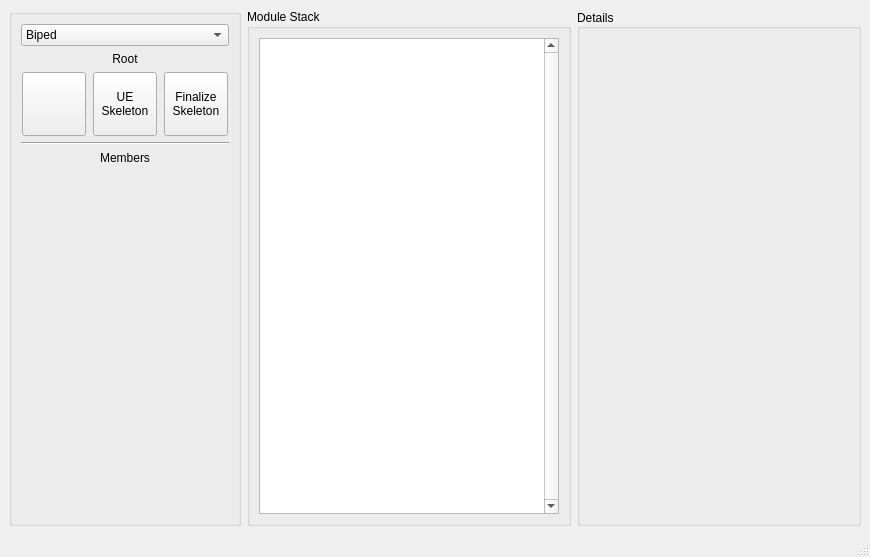
<?xml version="1.0" encoding="UTF-8"?>
<ui version="4.0">
 <class>MainWindow</class>
 <widget class="QMainWindow" name="MainWindow">
  <property name="geometry">
   <rect>
    <x>0</x>
    <y>0</y>
    <width>870</width>
    <height>557</height>
   </rect>
  </property>
  <property name="sizePolicy">
   <sizepolicy hsizetype="Preferred" vsizetype="Preferred">
    <horstretch>0</horstretch>
    <verstretch>0</verstretch>
   </sizepolicy>
  </property>
  <property name="windowTitle">
   <string>MainWindow</string>
  </property>
  <widget class="QWidget" name="root_widget">
   <layout class="QVBoxLayout" name="verticalLayout_2">
    <item>
     <layout class="QVBoxLayout" name="verticalLayout">
      <property name="topMargin">
       <number>0</number>
      </property>
      <item>
       <layout class="QHBoxLayout" name="horizontalLayout">
        <property name="rightMargin">
         <number>0</number>
        </property>
        <item>
         <widget class="QGroupBox" name="grpBox_modules">
          <property name="minimumSize">
           <size>
            <width>232</width>
            <height>0</height>
           </size>
          </property>
          <property name="title">
           <string/>
          </property>
          <property name="alignment">
           <set>Qt::AlignLeading|Qt::AlignLeft|Qt::AlignVCenter</set>
          </property>
          <layout class="QVBoxLayout" name="verticalLayout_3">
           <item>
            <layout class="QVBoxLayout" name="vb_modules">
             <property name="topMargin">
              <number>0</number>
             </property>
             <property name="rightMargin">
              <number>0</number>
             </property>
             <item>
              <widget class="QComboBox" name="comboBox">
               <property name="minimumSize">
                <size>
                 <width>150</width>
                 <height>0</height>
                </size>
               </property>
               <item>
                <property name="text">
                 <string>Biped</string>
                </property>
               </item>
               <item>
                <property name="text">
                 <string>Quadruped</string>
                </property>
               </item>
               <item>
                <property name="text">
                 <string>Vehicle</string>
                </property>
               </item>
              </widget>
             </item>
             <item>
              <widget class="QLabel" name="label">
               <property name="maximumSize">
                <size>
                 <width>16777215</width>
                 <height>24</height>
                </size>
               </property>
               <property name="text">
                <string>Root</string>
               </property>
               <property name="alignment">
                <set>Qt::AlignCenter</set>
               </property>
              </widget>
             </item>
             <item>
              <layout class="QHBoxLayout" name="horizontalLayout_2">
               <property name="topMargin">
                <number>0</number>
               </property>
               <item>
                <widget class="QPushButton" name="btn_root_module">
                 <property name="minimumSize">
                  <size>
                   <width>64</width>
                   <height>64</height>
                  </size>
                 </property>
                 <property name="maximumSize">
                  <size>
                   <width>64</width>
                   <height>16777215</height>
                  </size>
                 </property>
                 <property name="text">
                  <string/>
                 </property>
                </widget>
               </item>
               <item>
                <widget class="QPushButton" name="btn_ue_skeleton">
                 <property name="minimumSize">
                  <size>
                   <width>64</width>
                   <height>64</height>
                  </size>
                 </property>
                 <property name="maximumSize">
                  <size>
                   <width>64</width>
                   <height>16777215</height>
                  </size>
                 </property>
                 <property name="text">
                  <string>UE
Skeleton</string>
                 </property>
                </widget>
               </item>
               <item>
                <widget class="QPushButton" name="btn_finalize_bpx">
                 <property name="minimumSize">
                  <size>
                   <width>64</width>
                   <height>64</height>
                  </size>
                 </property>
                 <property name="maximumSize">
                  <size>
                   <width>64</width>
                   <height>16777215</height>
                  </size>
                 </property>
                 <property name="text">
                  <string>Finalize
Skeleton</string>
                 </property>
                </widget>
               </item>
              </layout>
             </item>
             <item>
              <widget class="Line" name="line">
               <property name="orientation">
                <enum>Qt::Horizontal</enum>
               </property>
              </widget>
             </item>
             <item>
              <widget class="QLabel" name="label_2">
               <property name="maximumSize">
                <size>
                 <width>16777215</width>
                 <height>24</height>
                </size>
               </property>
               <property name="text">
                <string>Members</string>
               </property>
               <property name="alignment">
                <set>Qt::AlignCenter</set>
               </property>
              </widget>
             </item>
             <item>
              <layout class="QGridLayout" name="grid_module_members" rowminimumheight="0" columnminimumwidth="0">
               <property name="leftMargin">
                <number>5</number>
               </property>
               <property name="topMargin">
                <number>5</number>
               </property>
               <property name="rightMargin">
                <number>5</number>
               </property>
               <property name="bottomMargin">
                <number>5</number>
               </property>
              </layout>
             </item>
             <item>
              <spacer name="verticalSpacer">
               <property name="orientation">
                <enum>Qt::Vertical</enum>
               </property>
               <property name="sizeType">
                <enum>QSizePolicy::Expanding</enum>
               </property>
               <property name="sizeHint" stdset="0">
                <size>
                 <width>0</width>
                 <height>40</height>
                </size>
               </property>
              </spacer>
             </item>
            </layout>
           </item>
          </layout>
         </widget>
        </item>
        <item>
         <widget class="QGroupBox" name="grpBox_module_stack">
          <property name="title">
           <string>Module Stack</string>
          </property>
          <layout class="QVBoxLayout" name="verticalLayout_4">
           <item>
            <layout class="QVBoxLayout" name="vb_module_stack">
             <property name="bottomMargin">
              <number>0</number>
             </property>
             <item>
              <widget class="QTreeWidget" name="tree_module_stack">
               <property name="sizePolicy">
                <sizepolicy hsizetype="MinimumExpanding" vsizetype="Expanding">
                 <horstretch>0</horstretch>
                 <verstretch>0</verstretch>
                </sizepolicy>
               </property>
               <property name="minimumSize">
                <size>
                 <width>300</width>
                 <height>0</height>
                </size>
               </property>
               <property name="verticalScrollBarPolicy">
                <enum>Qt::ScrollBarAlwaysOn</enum>
               </property>
               <property name="sizeAdjustPolicy">
                <enum>QAbstractScrollArea::AdjustToContents</enum>
               </property>
               <property name="autoScrollMargin">
                <number>25</number>
               </property>
               <property name="dragEnabled">
                <bool>false</bool>
               </property>
               <property name="dragDropMode">
                <enum>QAbstractItemView::InternalMove</enum>
               </property>
               <property name="defaultDropAction">
                <enum>Qt::MoveAction</enum>
               </property>
               <property name="selectionBehavior">
                <enum>QAbstractItemView::SelectItems</enum>
               </property>
               <property name="indentation">
                <number>15</number>
               </property>
               <property name="uniformRowHeights">
                <bool>true</bool>
               </property>
               <property name="itemsExpandable">
                <bool>true</bool>
               </property>
               <property name="animated">
                <bool>true</bool>
               </property>
               <attribute name="headerVisible">
                <bool>false</bool>
               </attribute>
              </widget>
             </item>
            </layout>
           </item>
          </layout>
         </widget>
        </item>
        <item>
         <widget class="QGroupBox" name="grpBox_details_panel">
          <property name="sizePolicy">
           <sizepolicy hsizetype="MinimumExpanding" vsizetype="Preferred">
            <horstretch>0</horstretch>
            <verstretch>0</verstretch>
           </sizepolicy>
          </property>
          <property name="minimumSize">
           <size>
            <width>256</width>
            <height>0</height>
           </size>
          </property>
          <property name="title">
           <string>Details</string>
          </property>
          <property name="alignment">
           <set>Qt::AlignLeading|Qt::AlignLeft|Qt::AlignVCenter</set>
          </property>
          <layout class="QVBoxLayout" name="verticalLayout_6">
           <item>
            <layout class="QVBoxLayout" name="vb_details"/>
           </item>
          </layout>
         </widget>
        </item>
       </layout>
      </item>
     </layout>
    </item>
   </layout>
  </widget>
  <widget class="QStatusBar" name="statusbar"/>
  <widget class="QMenuBar" name="menubar">
   <property name="geometry">
    <rect>
     <x>0</x>
     <y>0</y>
     <width>870</width>
     <height>26</height>
    </rect>
   </property>
  </widget>
 </widget>
 <resources/>
 <connections/>
</ui>
